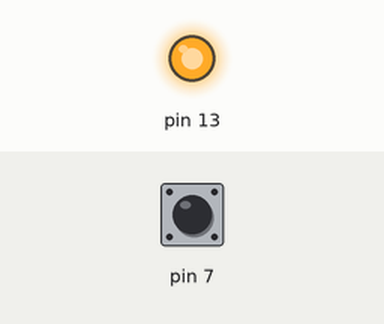
Recording of a sketch running on a simulated Arduino Uno, built with avr-gcc and run on an emulated ATmega328P. Shown: output pins drawn as LEDs (lit = HIGH). Inputs (shaded band) come from the test bench; at power-on: pin 7 HIGH.

Above: at 1.5 s.
At 4.5 s:
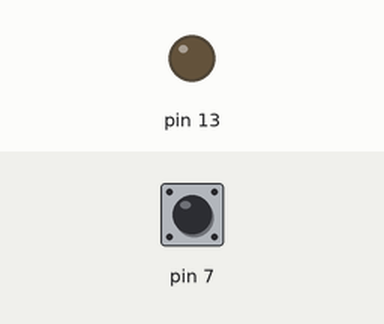
Timing chart, 0 to 7.8 s (numbered marks = the images above):
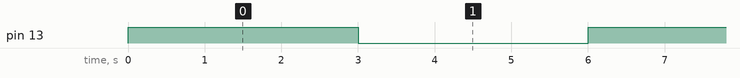

Measured:
- by itself, pin 13: alternates HIGH for 3.0 s and LOW for 3.0 s

The sketch:

sketch_sep20c.ino
```cpp
void setup() {
 pinMode(13, OUTPUT);
 pinMode(7, INPUT_PULLUP);
}
void loop() {
  if (digitalRead(7) == LOW) {
    digitalWrite(13,HIGH);
    delay(500);
    digitalWrite(13,LOW);
    delay(500);
    } else {
      digitalWrite(13,HIGH);
      delay(3000);
      digitalWrite(13,LOW);
      delay(3000);
      }

  }
```
